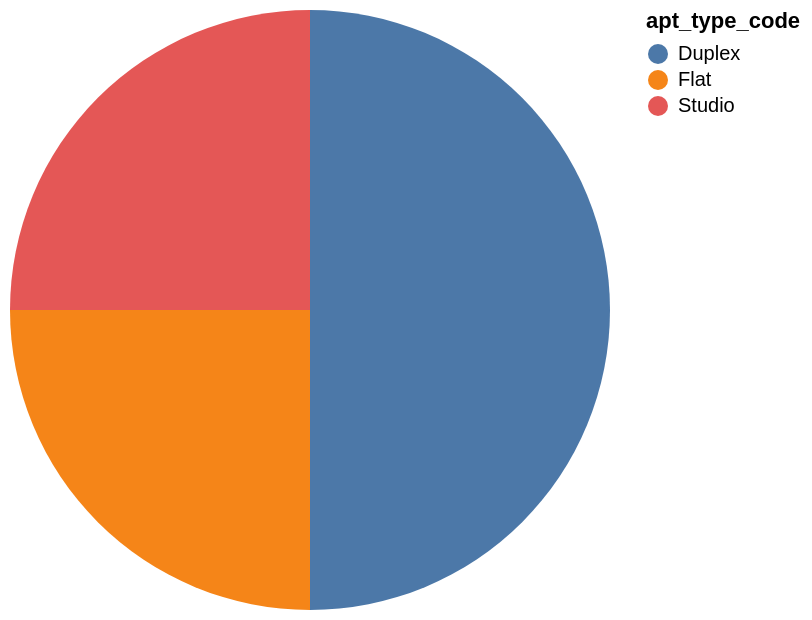

Specify this chart in Vega-Lite:
### Vega-Lite specification from a JSON file in a GitHub repository (floating-point values rounded to 4 significant figures)
{"data": {"values": [{"x_data": "Duplex", "y_data": 2}, {"x_data": "Flat", "y_data": 1}, {"x_data": "Studio", "y_data": 1}]}, "mark": "arc", "encoding": {"theta": {"field": "y_data", "type": "quantitative", "title": "COUNT(apt_type_code)"}, "color": {"field": "x_data", "type": "nominal", "title": "apt_type_code"}}}
